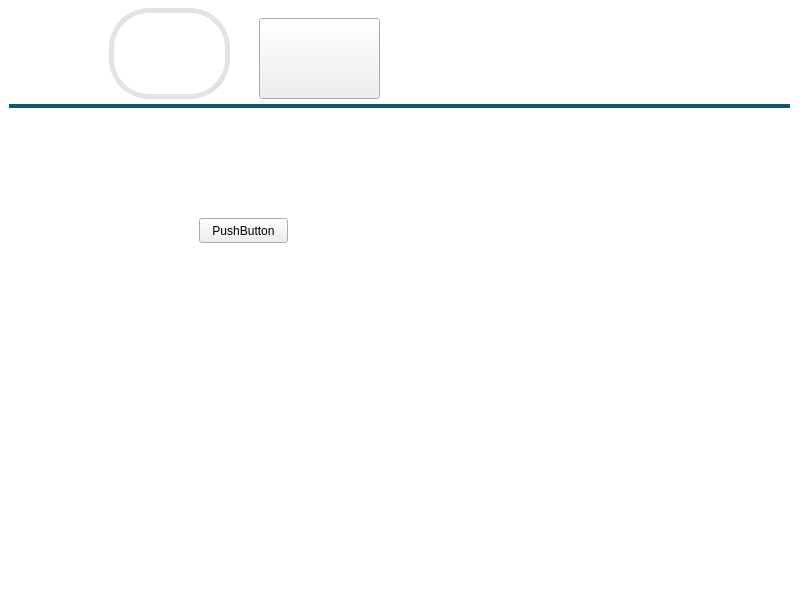
<?xml version="1.0" encoding="UTF-8"?>
<ui version="4.0">
 <class>MainWindow</class>
 <widget class="QMainWindow" name="MainWindow">
  <property name="geometry">
   <rect>
    <x>0</x>
    <y>0</y>
    <width>800</width>
    <height>600</height>
   </rect>
  </property>
  <property name="windowTitle">
   <string>MainWindow</string>
  </property>
  <property name="styleSheet">
   <string notr="true">#MainWindow{
background-color:white;
}

#centralwidget{
background-color:white;
}


#page {
background-color:white;
}</string>
  </property>
  <widget class="QWidget" name="centralwidget">
   <widget class="QStackedWidget" name="stackedWidget">
    <property name="geometry">
     <rect>
      <x>9</x>
      <y>8</y>
      <width>782</width>
      <height>561</height>
     </rect>
    </property>
    <property name="styleSheet">
     <string notr="true">#headerLine1 {
color: #10576D;
}

#headerLine2{
color:#10576D;
}

</string>
    </property>
    <property name="currentIndex">
     <number>1</number>
    </property>
    <widget class="QWidget" name="inside_experiment"/>
    <widget class="QWidget" name="outside_experiment">
     <widget class="Line" name="headerLine">
      <property name="geometry">
       <rect>
        <x>0</x>
        <y>90</y>
        <width>781</width>
        <height>16</height>
       </rect>
      </property>
      <property name="sizePolicy">
       <sizepolicy hsizetype="Minimum" vsizetype="Fixed">
        <horstretch>10</horstretch>
        <verstretch>10</verstretch>
       </sizepolicy>
      </property>
      <property name="sizeIncrement">
       <size>
        <width>0</width>
        <height>0</height>
       </size>
      </property>
      <property name="styleSheet">
       <string notr="true">#headerLine {
color: #10576D;
}</string>
      </property>
      <property name="frameShadow">
       <enum>QFrame::Plain</enum>
      </property>
      <property name="lineWidth">
       <number>4</number>
      </property>
      <property name="orientation">
       <enum>Qt::Horizontal</enum>
      </property>
     </widget>
     <widget class="QPushButton" name="experimentButton">
      <property name="geometry">
       <rect>
        <x>250</x>
        <y>10</y>
        <width>121</width>
        <height>81</height>
       </rect>
      </property>
      <property name="text">
       <string/>
      </property>
      <property name="icon">
       <iconset>
        <normaloff>:/lighExperiment.png</normaloff>
        <normalon>:/darkExperiment.png</normalon>:/lighExperiment.png</iconset>
      </property>
      <property name="iconSize">
       <size>
        <width>300</width>
        <height>300</height>
       </size>
      </property>
     </widget>
     <widget class="QPushButton" name="historyButton">
      <property name="geometry">
       <rect>
        <x>100</x>
        <y>0</y>
        <width>121</width>
        <height>91</height>
       </rect>
      </property>
      <property name="styleSheet">
       <string notr="true">#historyButton{
	background-color:white; 
	border-bottom:5px solid rgb(227, 227, 227);
	border-right:5px solid rgb(227, 227, 227);
	border-top:5px solid rgb(227, 227, 227);
	border-left:5px solid rgb(227, 227, 227);
	border-radius:40px;
}

#historyButton:pressed {
	background-color:rgb(229, 229, 229);
	border-bottom:5px solid rgb(227, 227, 227);
	border-right:5px solid rgb(227, 227, 227);
	border-top:1px solid rgb(227, 227, 227);
	border-left:1px solid rgb(227, 227, 227);
	border-radius:40px;
}

</string>
      </property>
      <property name="text">
       <string/>
      </property>
      <property name="icon">
       <iconset resource="images/resources.qrc">
        <normaloff>:/lightHistory.png</normaloff>:/lightHistory.png</iconset>
      </property>
      <property name="iconSize">
       <size>
        <width>300</width>
        <height>300</height>
       </size>
      </property>
      <property name="checkable">
       <bool>true</bool>
      </property>
     </widget>
     <widget class="QPushButton" name="pushButton">
      <property name="geometry">
       <rect>
        <x>190</x>
        <y>210</y>
        <width>89</width>
        <height>25</height>
       </rect>
      </property>
      <property name="text">
       <string>PushButton</string>
      </property>
     </widget>
    </widget>
    <widget class="QWidget" name="after_experiment"/>
   </widget>
  </widget>
 </widget>
 <resources>
  <include location="images/resources.qrc"/>
 </resources>
 <connections/>
</ui>
